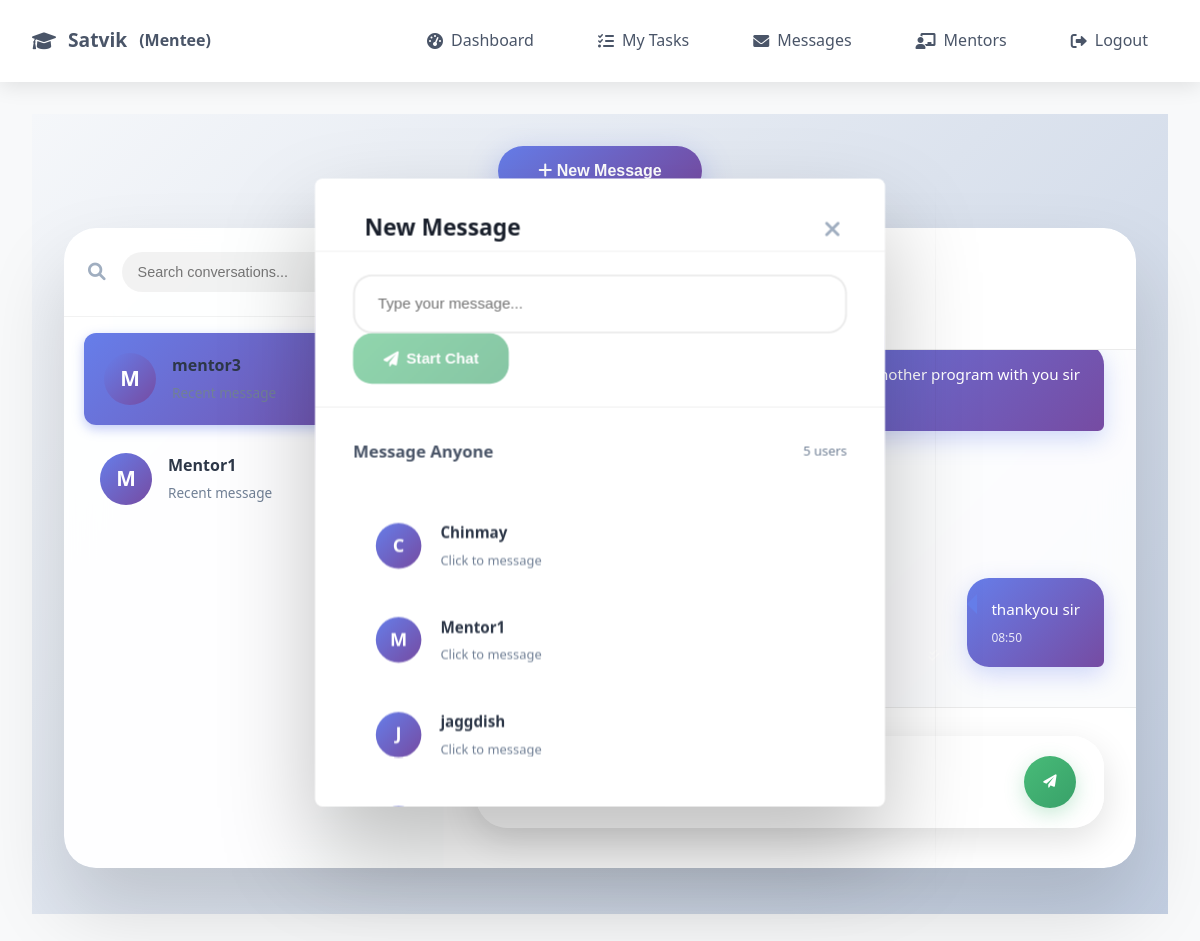
Page /messages (signed in) on the committed database.
### tables this page shows
CREATE TABLE messages (
    id INTEGER PRIMARY KEY AUTOINCREMENT,
    sender TEXT NOT NULL,
    receiver TEXT NOT NULL,
    message TEXT NOT NULL,
    timestamp TEXT NOT NULL,
    is_read BOOLEAN DEFAULT 0
);

CREATE TABLE users (
    id INTEGER PRIMARY KEY AUTOINCREMENT,
    name TEXT UNIQUE NOT NULL,
    role TEXT CHECK(role IN ('mentor', 'mentee')) NOT NULL,
    email TEXT UNIQUE,
    password TEXT NOT NULL,
    specialization TEXT,
    created_at TEXT
);

### app.py (the view, shortened to what this page needs)
@app.route("/messages", methods=["GET", "POST"])
def messages():
    if "user" not in session:
        return redirect("/")
    user = session["user"]
    conn = sqlite3.connect("mentor.db")
    cursor = conn.cursor()
    active_receiver = None
    cursor.execute("""
        SELECT contact_name, last_message_time
        FROM (
            SELECT
                CASE
                    WHEN sender = ? THEN receiver
                    ELSE sender
                END as contact_name,
                MAX(timestamp) as last_message_time
            FROM messages
            WHERE sender = ? OR receiver = ?
            GROUP BY
                CASE
                    WHEN sender = ? THEN receiver
                    ELSE sender
                END
        )
        ORDER BY last_message_time DESC
    """, (user["name"], user["name"], user["name"], user["name"]))
    contacts_raw = cursor.fetchall()
    if not active_receiver and contacts_raw:
        active_receiver = contacts_raw[0][0]
    messages = []
    if active_receiver:
        cursor.execute("""
            SELECT sender, receiver, message, timestamp
            FROM messages
            WHERE (sender = ? AND receiver = ?) OR (sender = ? AND receiver = ?)
            ORDER BY timestamp ASC
        """, (user["name"], active_receiver, active_receiver, user["name"]))
        messages = cursor.fetchall()
    cursor.execute("SELECT DISTINCT name FROM users WHERE name != ? ORDER BY name", (user["name"],))
    other_users = [row[0] for row in cursor.fetchall()]
    conn.close()
    return render_template("messages.html",
                         user=user,
                         messages=messages,
                         other_users=other_users,
                         contacts=[{'name': c[0], 'last_time': c[1]} for c in contacts_raw],
                         active_receiver=active_receiver)

### templates/messages.html (shortened to what this page needs)
{% extends "base.html" %}
{% block content %}
<div class="messages-wrapper">
    <div class="new-message-bar">
        <button class="new-msg-btn" id="newMessageBtn">
            <i class="fas fa-plus"></i>
            <span>New Message</span>
        </button>
    </div>
    <div class="messages-container">
        <div class="chat-sidebar">
            <div class="chat-search">
                <i class="fas fa-search"></i>
                <input type="text" placeholder="Search conversations..." disabled>
            </div>
            <div class="chat-list">
                {% if contacts %}
                    {% for contact in contacts %}
                    <div class="chat-contact {% if contact.name == active_receiver %}active{% endif %}"
                         data-contact="{{ contact.name }}">
                        <div class="contact-avatar">{{ contact.name[0]|upper }}</div>
                        <div class="contact-details">
                            <div class="contact-name">{{ contact.name }}</div>
                            <div class="contact-preview">Recent message</div>
                        </div>
                        <div class="contact-time">{{ contact.last_time[-5:] if contact.last_time else '' }}</div>
                    </div>
                    {% endfor %}
                {% else %}
                    <div class="empty-state">
                        <i class="fas fa-comments"></i>
                        <p>No conversations yet</p>
                        <small>Start one with New Message!</small>
                    </div>
                {% endif %}
            </div>
        </div>
        <div class="chat-main">
            {% if active_receiver %}
            <div class="chat-header-main">
                <div class="chat-user-info">
                    <div class="user-avatar-lg">{{ active_receiver[0]|upper }}</div>
                    <div>
                        <h3 id="chatTitle">{{ active_receiver }}</h3>
                        <small>Active now</small>
                    </div>
                </div>
            </div>
            {% endif %}
            <div class="chat-messages" id="messages">
                {% if messages %}
                    {% for msg in messages %}
                        {% if msg[0] == user.name %}
                            <div class="message sent">
                                <div class="message-bubble">
                                    {{ msg[2] }}
                                    <div class="message-time">{{ msg[3][-8:-6] }}:{{ msg[3][-5:-3] }}</div>
                                </div>
                                <div class="message-status">
                                    <i class="fas fa-check-double"></i>
                                </div>
                            </div>
                        {% else %}
                            <div class="message received">
                                <div class="message-avatar">{{ msg[0][0]|upper }}</div>
                                <div class="message-bubble">
                                    <div class="message-time">{{ msg[3][-8:-6] }}:{{ msg[3][-5:-3] }}</div>
                                </div>
                            </div>
                        {% endif %}
                    {% endfor %}
                {% else %}
                    <div class="empty-chat">
                        <i class="fas fa-comment-dots"></i>
                        <h3>Message "{{ active_receiver or 'someone' }}"</h3>
                        <p>Send your first message to start chatting!</p>
                    </div>
                {% endif %}
            </div>
            {% if active_receiver %}
            <form method="POST" class="message-input-wrapper" id="messageForm">
                <div class="message-input">
                    <button type="submit" class="send-btn">
                        <i class="fas fa-paper-plane"></i>
                    </button>
                </div>
            </form>
            {% endif %}
        </div>
    </div>
    <div id="newMessageModal" class="new-msg-modal">
        <div class="modal-content">
            <div class="modal-header">
                <div class="modal-title">
                    <h3>New Message</h3>
                </div>
                <button class="close-modal" id="closeModalBtn" type="button">
                    <i class="fas fa-times"></i>
                </button>
            </div>
            <div class="modal-body">
                <form method="POST" class="new-msg-form" id="newMessageForm">
                    <div class="message-input-container">
                        <input type="text" name="message" placeholder="Type your message..." required>
                        <button type="submit" class="send-btn-primary" id="sendNewMsgBtn" disabled>
                            <i class="fas fa-paper-plane"></i> Start Chat
                        </button>
                    </div>
                </form>
            </div>
            <div class="users-section">
                <div class="section-label">
                    <h4>Message Anyone</h4>
                    <span class="user-count">{{ other_users|length }} users</span>
                </div>
                <div class="user-list">
                    {% for user_option in other_users %}
                    <div class="user-item" data-user="{{ user_option }}">
                        <div class="user-avatar">{{ user_option[0]|upper }}</div>
                        <div class="user-details">
                            <div class="user-name">{{ user_option }}</div>
                            <div class="user-subtitle">Click to message</div>
                        </div>
                    </div>
                    {% endfor %}
                </div>
            </div>
        </div>
    </div>
</div>
{% endblock %}

### templates/messages.html (style rules this page uses)
.chat-contact { transition: all 0.2s ease; cursor: pointer; }
.chat-contact.active { background: linear-gradient(135deg, #667eea 0%, #764ba2 100%); color: white; border-radius: 12px; transform: translateX(4px); box-shadow: 0 4px 12px rgba(102, 126, 234, 0.4); }

### rows in the picture
messages: message "i would like to do another program with you sir"
messages: message "thankyou sir", timestamp "08", timestamp "50"
users: user_option "C", name "Chinmay"
users: user_option "M", name "Mentor1"
users: user_option "J", name "jaggdish"

### other values in the picture
{{ session.user.name }} "Satvik"
{{ session.user.role.title() }} "Mentee"
{{ contact.name[0]|upper }} "M" "M"
{{ contact.name }} "mentor3" "Mentor1"
{{ other_users|length }} "5"
